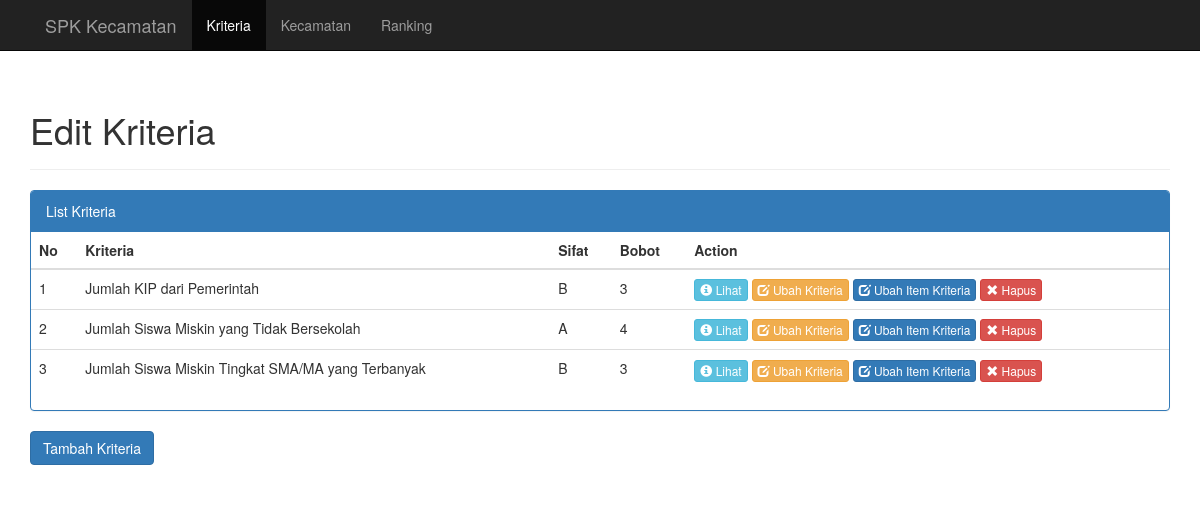
The page /index.php/kriteria on the database its author committed.
### tables this page shows
CREATE TABLE `kriteria` (
  `kdKriteria` int(11) NOT NULL,
  `kriteria` varchar(100) NOT NULL,
  `sifat` char(1) NOT NULL,
  `bobot` int(3) NOT NULL
);

### application/helpers/General_helper.php (called while the page is built, shortened)
<?php
if (!function_exists('loadPage')) {
    function loadPage($view, $vars=array()){
        $data['view'] = $view;
        $data['data'] = $vars;
        $CI = &get_instance();
        return $CI->load->view('layouts/layout', $data);
    }
}

### application/controllers/kriteria.php (called while the page is built, shortened)
<?php
class Kriteria extends MY_Controller
{
    public function index()
    {
        $data['kriteria'] = $this->MKriteria->getAll();
        loadPage('kriteria/index',$data);
    }
}

### index.php (called while the page is built, shortened)
<?php
require_once BASEPATH.'core/CodeIgniter.php';

### application/models/MKriteria.php (called while the page is built, shortened)
<?php
class MKriteria extends CI_Model{
    private function getTable()
    {
        return 'kriteria';
    }
    public function getAll()
    {
        $query = $this->db->get($this->getTable());
        if($query->num_rows() > 0){
            foreach ( $query->result() as $row) {
                $kriterias[] = $row;
            }
            return $kriterias;
        }
    }
}

### application/views/kriteria/index.php (the view, shortened to what this page needs)
<div class="page-header">
    <h1>Edit Kriteria</h1>
</div>
<div class="col-lg-12">
    <div class="row">
        <div class="panel panel-primary">
            <div class="panel-heading">List Kriteria</div>
            <div class="panel-content">
                <div class="table-responsive">
                    <table class="table table-hover">
                        <thead>
                        <tr>
                            <th>No</th>
                            <th>Kriteria</th>
                            <th>Sifat</th>
                            <th>Bobot</th>
                            <th>Action</th>
                        </tr>
                        </thead>
                        <tbody>
                        <?php
                        $no = 1;
                        foreach ($kriteria as $item) {
                            ?>
                            <tr>
                                <td><?php echo $no++ ?></td>
                                <td><?php echo $item->kriteria ?></td>
                                <td><?php echo $item->sifat ?></td>
                                <td><?php echo $item->bobot ?></td>
                                <td>
                                    <button type="button" class="btn btn-info btn-xs"
                                            onclick="lihat_kriteria(<?php echo $item->kdKriteria; ?>)">
                                        <span class="glyphicon glyphicon-info-sign" aria-hidden="true"></span> Lihat
                                    </button>
                                    <button type="button" class="btn btn-warning btn-xs"
                                            onclick="edit_kriteria(<?php echo $item->kdKriteria; ?>)">
                                        <span class="glyphicon glyphicon-edit" aria-hidden="true"></span> Ubah Kriteria
                                    </button>
                                    <button type="button" class="btn btn-primary btn-xs"
                                            onclick="edit_item_kriteria(<?php echo $item->kdKriteria; ?>)">
                                        <span class="glyphicon glyphicon-edit" aria-hidden="true"></span> Ubah Item
                                        Kriteria
                                    </button>
                                    <button type="button" data-toggle="modal" class="btn btn-danger btn-xs"
                                            data-target="#modalDelete">
                                        <span class="glyphicon glyphicon-remove" aria-hidden="true"></span> Hapus
                                    </button>
                                </td>
                            </tr>
                        <?php } ?>
                        </tbody>
                    </table>
                </div>
            </div>
        </div>
    </div>
    <div class="row">
        <div class="form-group">
            <a href="<?php echo site_url('kriteria/tambah') ?>" type="button" class="btn btn-primary">Tambah
                Kriteria</a>
        </div>
    </div>
</div>

### application/views/layouts/layout.php (style rules this page uses)
body { padding-top: 70px; }

### rows shown on the page
kriteria: kriteria "Jumlah KIP dari Pemerintah", sifat "B", bobot "3"
kriteria: kriteria "Jumlah Siswa Miskin yang Tidak Bersekolah", sifat "A", bobot "4"
kriteria: kriteria "Jumlah Siswa Miskin Tingkat SMA/MA yang Terbanyak", sifat "B", bobot "3"
